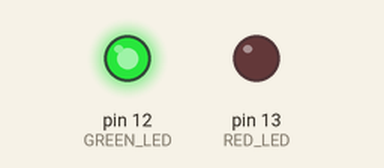
Simulated run of this sketch. Board: Arduino Uno, built with avr-gcc and run on an emulated ATmega328P. Parts: output pins drawn as LEDs (lit = HIGH). What the sketch prints to the serial monitor is not drawn.

Above: at 0.1 s.
At 3.6 s:
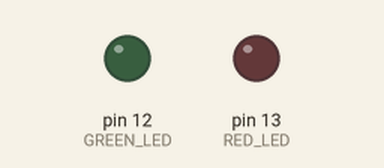
Timing chart, 0 to 5.1 s (numbered marks = the images above):
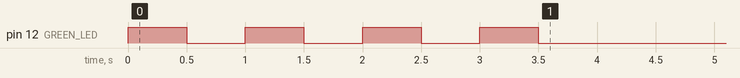

The sketch:

ENCE_3210_Lab_1_P5.ino
```cpp
/*
 *
 * Kevin Granillo
 * January 16, 2025
 *
 * This program detects a pattern in a given array.
 * The green LED is turned on everytime the pattern is detected
 * If the pattern is not detected by the end, the red LED turns on
 * The number of occurences is counted and saved as a variable
 *
 *
 */

int patternCount = 0; // Pattern counter
int myArray[45]= {2,2,5,7,8,3,3,5,6,8,6,7,9,3,2,4,3,5,6,1,1,1,3,5,6,8,3,1,6,2,7,3,3,5,6,8,1,2,3,9,8,7,6,4,5}; // Given array
int patternArray[3] = {3,5,6}; // Pattern that is being searched for
#define RED_LED 13 // Defines LED pins
#define GREEN_LED 12
#define myArray_Length 42 // Array length -3 to account for "for" loop

void setup() {
  // put your setup code here, to run once:
  Serial.begin(9600);
  pinMode(RED_LED, OUTPUT); // LEDs are set as outputs
  pinMode(GREEN_LED, OUTPUT);
  digitalWrite(RED_LED,LOW); // LEDs begin off
  digitalWrite(GREEN_LED,LOW);

  for(int i=0;i<myArray_Length;i++){ // for loop that itterates through array and compares all three elements in pattern array to three elements in given array
    if(myArray[i] == patternArray[0] && myArray[i+1] == patternArray[1] &&  myArray[i+2] == patternArray[2]){
      patternCount++; // Pattern count goes up by 1 when pattern detected
      digitalWrite(GREEN_LED, HIGH); // Green LED turns off
      delay(500);
      digitalWrite(GREEN_LED, LOW);
      delay(500);
    }
  }
  if(patternCount == 0){ // No patterns detected
    digitalWrite(RED_LED, HIGH); // Red LED turns on
  }
  Serial.print("Pattern Count: "); // Prints pattern count
  Serial.println(patternCount);

}

void loop() {
  // put your main code here, to run repeatedly:

}
```
